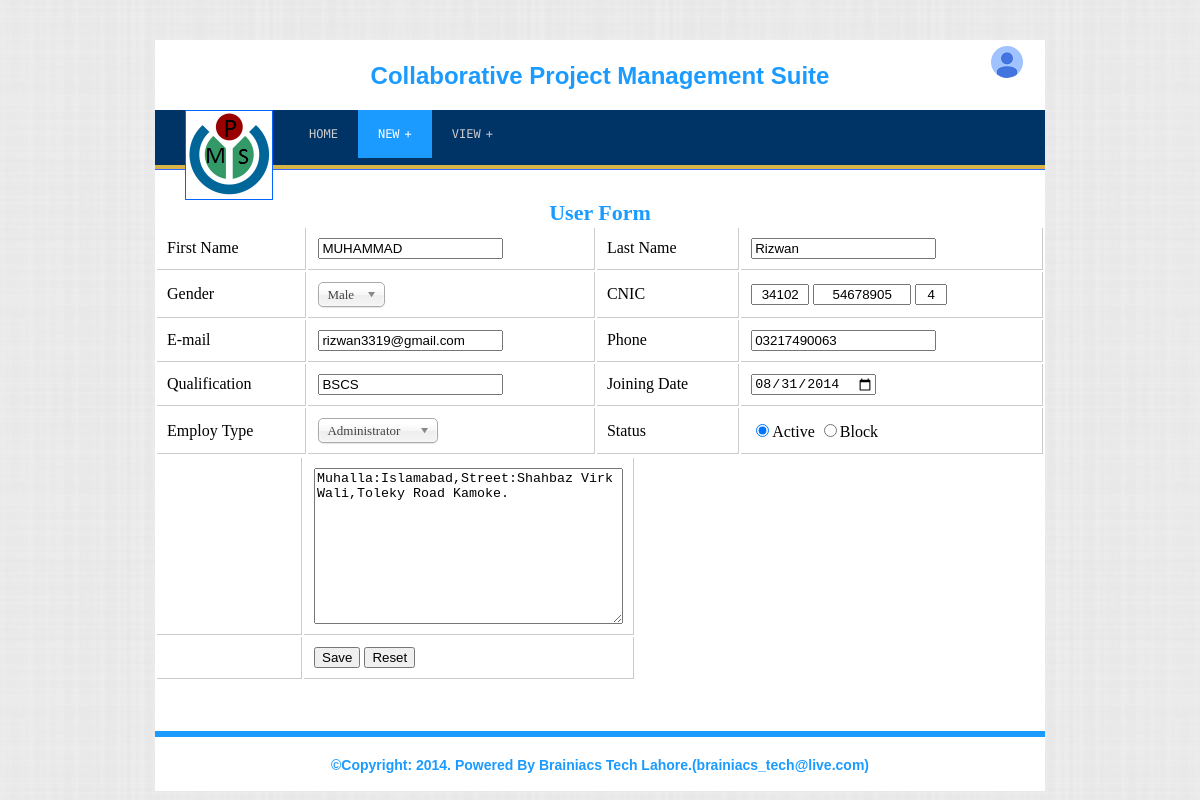
The app's page /admin/update_user.php?userid=2 (signed in) with its own data.
### tables this page shows
CREATE TABLE IF NOT EXISTS `users` (
  `id` int(11) NOT NULL AUTO_INCREMENT,
  `fname` varchar(100) NOT NULL,
  `lname` varchar(100) NOT NULL,
  `gender` tinyint(4) NOT NULL,
  `nic` varchar(20) NOT NULL,
  `email` varchar(100) DEFAULT NULL,
  `phone` varchar(50) DEFAULT NULL,
  `qualification` varchar(50) NOT NULL,
  `joiningdate` datetime NOT NULL,
  `username` varchar(50) NOT NULL,
  `password` varchar(100) NOT NULL,
  `usertype_id` tinyint(4) NOT NULL,
  `pmid` int(11) DEFAULT NULL,
  `address` varchar(500) DEFAULT NULL,
  `status` tinyint(4) NOT NULL,
  `created` datetime NOT NULL,
  PRIMARY KEY (`id`)
);

### php/classes/user.php (called while the page is built, shortened)
<?php
class user {
	function getUserById( $userid ){
		$query = "SELECT user.*,usertype.title FROM users AS user
					JOIN usertypes AS usertype ON usertype.id = user.usertype_id WHERE user.id = ".$userid;
		return( $result = mysql_query($query) )?$result:false;
	}
}
?>

### admin/update_user.php (the view, shortened to what this page needs)
<!DOCTYPE html PUBLIC "-//W3C//DTD XHTML 1.0 Transitional//EN" "http://www.w3.org/TR/xhtml1/DTD/xhtml1-transitional.dtd">
<html xmlns="http://www.w3.org/1999/xhtml">
<head>
<link rel="stylesheet" type="text/css" href="../include/css/global.css" />
<link rel="stylesheet" type="text/css" href="../include/css/pmsadmin.css" />
<link rel="stylesheet" type="text/css" href="../include/css/chosen.min.css" />
</head>
<body>
<div id="wraper">
     <?php include("header.php");
	 ?>
     <div id="body">
		<div class="">
			<span id="form_heading">User Form</span>
		</div>
		<?php
		include("../php/classes/user.php");
		$user_obj = new user();
		if( isset($_GET['userid']) ){
			$user = mysql_fetch_assoc( $user_obj->getUserById( $_GET['userid'] ) );
		}
		?>
		<form action="" method="post" id="newuser">
                <table width="100%" border="0">
                  <tr>
                    <td>First Name</td>
                    <td><input type="text" name="fname" class="required-field"  value="<?php echo ((isset($user))?$user['fname']:""); ?>" onkeypress="return isAlphabetKey(event)" /></td>
                    <td>Last Name</td>
                    <td><input type="text" name="lname" class="required-field" value="<?php echo ((isset($user))?$user['lname']:""); ?>" onkeypress="return isAlphabetKey(event)" /></td>
                  </tr>
                  <tr>
                    <td>Gender</td>
                    <td></td>
                    <td>CNIC</td>
                    <td><input type="text" name="nic1" class="required-field numeric-value" maxlength="5" id="nic-1" value="<?php echo ((isset($user))?explode('-',$user['nic'])[0]:""); ?>" onkeypress="return isNumberKey(event)"/>
						<input type="text" name="nic2" class="required-field numeric-value" maxlength="7" id="nic-2" value="<?php echo ((isset($user))?explode('-',$user['nic'])[1]:""); ?>" onkeypress="return isNumberKey(event)"/>
						<input type="text" name="nic3" class="required-field numeric-value" maxlength="1" id="nic-3" value="<?php echo ((isset($user))?explode('-',$user['nic'])[2]:""); ?>" onkeypress="return isNumberKey(event)"/><?php if(isset($errors['cnic'])) echo '<li>'.$errors['cnic'] . '</li>'?></td>
                  </tr>
                  <tr>
                    <td>E-mail</td>
                    <td><input type="text" name="email" class="required-field" maxlength="30" value="<?php echo ((isset($user))?$user['email']:""); ?>"/><?php if(isset($errors['email'])) echo '<li>'.$errors['email'] . '</li>'?></td>
                    <td>Phone</td>
                    <td><input type="text" id="phone" maxlength="11" name="phone" class="required-field" value="<?php echo ((isset($user))?$user['phone']:""); ?>" onkeypress="return isNumberKey(event)"/><?php if(isset($errors['phone'])) echo '<li>'.$errors['phone'] . '</li>'?></td>
                  </tr>
                  <tr>
                    <td>Qualification</td>
                    <td><input type="text" name="qualification" class="required-field" value="<?php echo ((isset($user))?$user['qualification']:""); ?>" maxlength="30"/></td>
                    <td>Joining Date</td>
                    <td><input type="date" name="joiningdate" id="joiningdate" class="required-field" value="<?php echo ((isset($user))?explode(' ',$user['joiningdate'])[0]:""); ?>"/></td>
                  </tr>
                  <tr>
                    <td>Employ&nbsp;Type</td>
                    <td>
				</td>
                    <td>Status</td>
                    <td><input type="radio" name="status" value="1" id="active-btn"<?php if($user['status']==1){echo 'checked';}?>/><label for="active-btn">Active </label>
						<input type="radio" name="status" value="0" id="block-btn"<?php if($user['status']==0){echo 'checked';}?>/><label for="block-btn">Block</label>
					</div>
                  <table>
                  <tr>
                  	<td>&nbsp;&nbsp;&nbsp;&nbsp;&nbsp;&nbsp;&nbsp;&nbsp;&nbsp;&nbsp;&nbsp;&nbsp;&nbsp;&nbsp;&nbsp;&nbsp;&nbsp;&nbsp;&nbsp;&nbsp;&nbsp;&nbsp;&nbsp;&nbsp;&nbsp;&nbsp;&nbsp;&nbsp;&nbsp;&nbsp;&nbsp;</td>
                  	<td> <textarea name="address" placeholder=" Address" rows="10" cols="36"><?php echo ((isset($user))?$user['address']:""); ?></textarea><?php if(isset($errors['address'])) echo '<li>'.$errors['address'] . '</li>'?></td>
                   <tr>
                  	<td>&nbsp;&nbsp;&nbsp;&nbsp;&nbsp;&nbsp;&nbsp;&nbsp;&nbsp;&nbsp;&nbsp;&nbsp;&nbsp;&nbsp;&nbsp;&nbsp;&nbsp;&nbsp;&nbsp;&nbsp;&nbsp;&nbsp;&nbsp;&nbsp;&nbsp;&nbsp;&nbsp;&nbsp;&nbsp;&nbsp;&nbsp;</td>
                    <td> <input type="submit" name="submit" id="savebtn" value="Save" />
                    <input type="reset" value="Reset" /></td>
                  </tr>
                  </table>
     </div>
     <?php include("footer.php"); ?>
</body>
</html>

### include/css/global.css (style rules this page uses)
body { background:url("../images/bg.png");background-attachment:fixed;margin:0;padding:0; }
#wraper { width: 890px;height: auto;margin: 0 auto;background-color:#FFF;margin-top:40px; }
span#form_heading { display:block;width:100%;text-align:center;font-size:22px; color:#1b9bff;font-weight:bold; }
#nic-1,#nic-2,#nic-3 { text-align:center; }
input[type=text]#nic-1 { width:50px!important; }
input[type=text]#nic-2 { width:90px!important; }
input[type=text]#nic-3 { width:24px!important; }
td { padding:10px;border-bottom: 1px solid #cbcbcb; border-right: 1px solid #cbcbcb; }

### records on screen
users: fname "MUHAMMAD", lname "Rizwan", nic1 "34102", nic2 "54678905", nic3 "4", email "rizwan3319@gmail.com", phone "03217490063", qualification "BSCS", joiningdate "08/31/2014", status "☑ Active", status "☐ Block", address "Muhalla:Islamabad,Street:Shahbaz Virk Wali,Toleky Road Kamoke."
